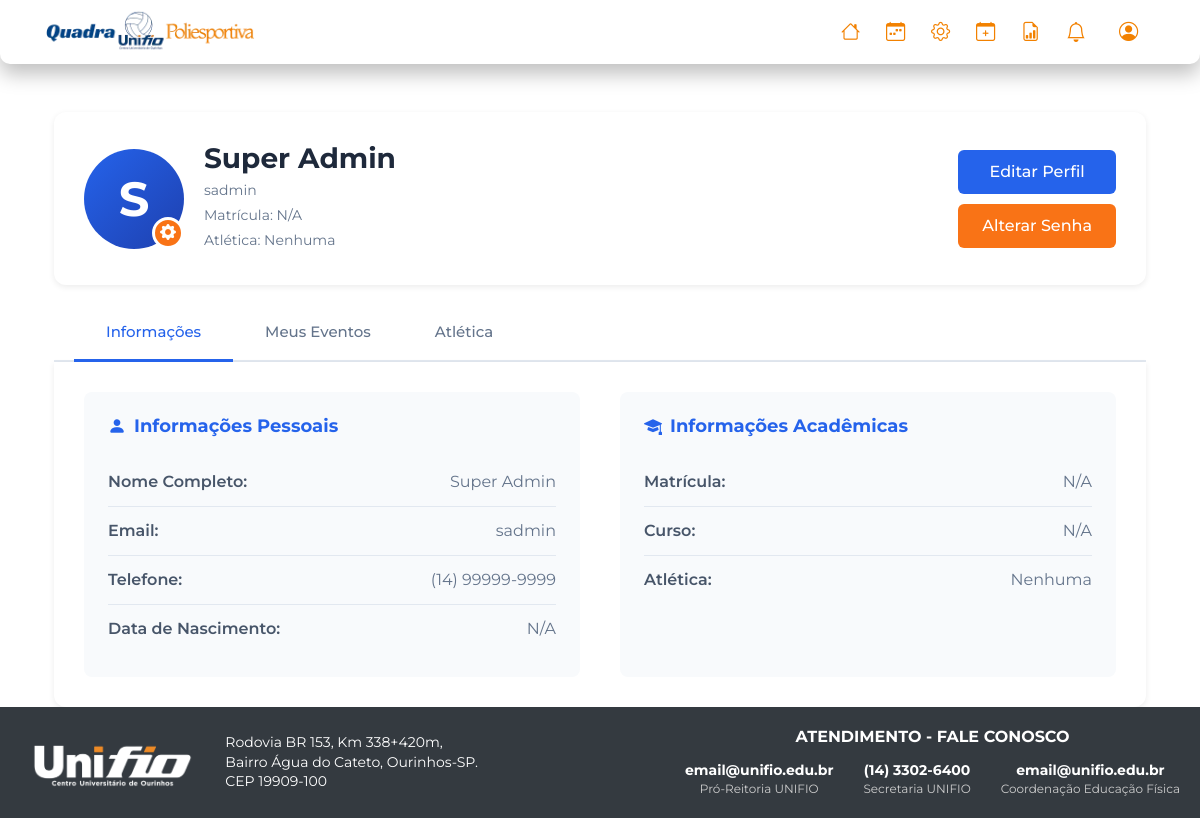
The app's page /perfil (signed in) with its own data.
### tables this page shows
CREATE TABLE `usuarios` (
  `id` int NOT NULL,
  `nome` varchar(255) NOT NULL,
  `email` varchar(255) NOT NULL,
  `senha` varchar(255) NOT NULL,
  `ra` varchar(20) DEFAULT NULL,
  `data_nascimento` date DEFAULT NULL,
  `telefone` varchar(20) DEFAULT NULL,
  `curso_id` int DEFAULT NULL,
  `role` enum('usuario','admin','superadmin') NOT NULL DEFAULT 'usuario',
  `atletica_id` int DEFAULT NULL,
  `tipo_usuario_detalhado` enum('Membro das Atleticas','Professor','Aluno','Comunidade Externa') DEFAULT NULL,
  `is_coordenador` tinyint(1) NOT NULL DEFAULT '0',
  `atletica_join_status` enum('none','pendente','aprovado') NOT NULL DEFAULT 'none',
  `login_code` varchar(6) DEFAULT NULL,
  `login_code_expires` datetime DEFAULT NULL,
  `reset_token` varchar(255) DEFAULT NULL,
  `reset_token_expires` datetime DEFAULT NULL  
);

### views/usuario/perfil.view.php (the view, shortened to what the rows shown need)
<head>
    <link rel="stylesheet" href="/css/usuario.css">
</head>
<div class="container mt-4">
    <div class="profile-header-card">
        <div class="profile-header-left">
            <div class="profile-avatar">
                <?php
                    $iniciais = '';
                    $nome_completo = $user['nome'] ?? '';
                    $partes_nome = explode(' ', trim($nome_completo));
                    if (count($partes_nome) > 0) {
                        $iniciais = strtoupper(substr($partes_nome[0], 0, 1));
                    }
                    echo htmlspecialchars($iniciais);
                ?>
                <div class="profile-avatar-badge">
                    <i class="bi bi-gear-fill"></i>
                </div>
            </div>
            <div class="profile-info">
                <h2><?php echo htmlspecialchars($user['nome'] ?? ''); ?></h2>
                <p><?php echo htmlspecialchars($user['email'] ?? ''); ?></p>
                <p>Matrícula: <?php echo htmlspecialchars($user['ra'] ?? 'N/A'); ?></p>
                <p>Atlética: <?php echo htmlspecialchars($atletica_info['nome'] ?? 'Nenhuma'); ?></p>
            </div>
        </div>
        <div class="profile-header-buttons">
            <button class="btn-edit-profile" onclick="">Editar Perfil</button>
            <button class="btn-change-password" onclick="openPasswordModal()">Alterar Senha</button>
        </div>
    </div>
    <div class="profile-tabs">
        <button class="profile-tab active" onclick="openTab('informacoes')">Informações</button>
        <button class="profile-tab" onclick="openTab('meus-eventos')">Meus Eventos</button>
        <button class="profile-tab" onclick="openTab('atletica')">Atlética</button>
    </div>
    <div id="informacoes" class="profile-tab-content active">
        <div class="info-section">
            <div class="info-card">
                <h3><i class="bi bi-person-fill"></i> Informações Pessoais</h3>
                <div class="info-item">
                    <span class="info-label">Nome Completo:</span>
                    <span class="info-value"><?php echo htmlspecialchars($user['nome'] ?? ''); ?></span>
                </div>
                <div class="info-item">
                    <span class="info-label">Email:</span>
                    <span class="info-value"><?php echo htmlspecialchars($user['email'] ?? ''); ?></span>
                </div>
                <div class="info-item">
                    <span class="info-label">Telefone:</span>
                    <span class="info-value"><?php echo htmlspecialchars($user['telefone'] ?? '(14) 99999-9999'); ?></span>
                </div>
                <div class="info-item">
                    <span class="info-label">Data de Nascimento:</span>
                    <span class="info-value"><?php echo !empty($user['data_nascimento']) ? date('d/m/Y', strtotime($user['data_nascimento'])) : 'N/A'; ?></span>
                </div>
            </div>
            <div class="info-card">
                <h3><i class="bi bi-mortarboard-fill"></i> Informações Acadêmicas</h3>
                <div class="info-item">
                    <span class="info-label">Matrícula:</span>
                    <span class="info-value"><?php echo htmlspecialchars($user['ra'] ?? 'N/A'); ?></span>
                </div>
                <div class="info-item">
                    <span class="info-label">Curso:</span>
                    <span class="info-value"><?php
                        if (!empty($user['curso_id']) && isset($cursos)) {
                            foreach ($cursos as $curso) {
                                if ($user['curso_id'] == $curso['id']) {
                                    echo htmlspecialchars($curso['nome']);
                                    break;
                                }
                            }
                        } else {
                            echo 'N/A';
                        }
                    ?></span>
                </div>
                <div class="info-item">
                    <span class="info-label">Atlética:</span>
                    <span class="info-value"><?php echo htmlspecialchars($atletica_info['nome'] ?? 'Nenhuma'); ?></span>
                </div>
            </div>
        </div>
    </div>
</div>

### src/Core/Router.php (shortened to what the rows shown need)
<?php
class Router
{
    protected static array $routes = [];
    public static function get(string $uri, string $action): void
    {
        self::$routes['GET'][$uri] = $action;
    }
    public static function post(string $uri, string $action): void
    {
        self::$routes['POST'][$uri] = $action;
    }
    protected static function extractParams(string $pattern, string $uri): ?array
    {
        $pattern = str_replace('/', '\/', $pattern);
        $pattern = preg_replace('/:([^\/]+)/', '(?P<\1>[^\/]+)', $pattern);
        $pattern = '/^' . $pattern . '$/';
        if (preg_match($pattern, $uri, $matches)) {
            array_shift($matches);
            return array_filter($matches, 'is_string', ARRAY_FILTER_USE_KEY);
        }
        return null;
    }
    public static function dispatch(string $uri, string $method): void
    {
        foreach (self::$routes[$method] as $route => $action) {
            $params = self::extractParams($route, $uri);
            if ($params !== null) {
                [$controllerName, $methodName] = explode('@', $action);
                $controllerClass = "Application\\Controller\\" . $controllerName;
                if (class_exists($controllerClass)) {
                    $controllerInstance = new $controllerClass();
                    if (method_exists($controllerInstance, $methodName)) {
                        call_user_func_array([$controllerInstance, $methodName], array_values($params));
                        return;
                    }
                }
            }
        }
        throw new \Exception("Rota não encontrada: [{$method}] {$uri}");
    }
}

### views/_partials/header.php (shortened to what the rows shown need)
<!DOCTYPE html>
<html lang="pt-BR">
<head>
    <link href="https://cdn.jsdelivr.net/npm/bootstrap@5.3.3/dist/css/bootstrap.min.css" rel="stylesheet">
    <link rel="stylesheet" href="https://cdn.jsdelivr.net/npm/bootstrap-icons@1.11.3/font/bootstrap-icons.min.css">
    <link rel="stylesheet" href="/css/header.css">
    <link rel="stylesheet" href="/css/default.css">
    <link rel="stylesheet" href="/css/calendar.css">
    <link rel="stylesheet" href="/css/notifications.css">
    <link rel="stylesheet" href="/css/event-popup.css">
</head>
<?php if (isset($isAuthPage) && $isAuthPage): ?>
<body class="auth-body">
<div class="auth-background"></div>
<main class="auth-container">
<?php else: ?>
<body class="d-flex flex-column min-vh-100">
<nav class="navbar navbar-expand-lg navbar-light bg-white p-1">
    <div class="container d-flex justify-content-between align-items-center">
        <div class="header-left">
            <a class="navbar-brand" href="/">
                <img src="/img/logo-quadra.webp" alt="Logo Quadra" class="logo-header">
            </a>
        </div>
        <div class="header-right d-flex align-items-center">
            <div class="collapse navbar-collapse" id="navbarNav">
                <ul class="navbar-nav ms-auto">
                    <?php if (Auth::check()): ?>
                            <li class="nav-item"><a class="nav-link" href="/dashboard"><i class="bi bi-house"></i> <span>Meu Painel</span></a></li>
                            <li class="nav-item"><a class="nav-link" href="/agenda"><i class="bi bi-calendar-week"></i> <span>Agenda</span></a></li>
                            <?php if (Auth::role() === 'superadmin'): ?>
                                <li class="nav-item"><a class="nav-link" href="/superadmin/dashboard"><i class="bi bi-gear"></i> <span>Painel Admin</span></a></li>
                                <li class="nav-item"><a class="nav-link" href="/agendar-evento"><i class="bi bi-calendar-plus"></i> <span>Agendar Event.</span></a></li>
                                <li class="nav-item"><a class="nav-link" href="/superadmin/relatorios"><i class="bi bi-file-earmark-bar-graph"></i> <span>Relatórios</span></a></li>
                            <?php elseif (Auth::role() === 'admin'): ?>
                                <li class="nav-item"><a class="nav-link" href="/admin/atletica/dashboard"><i class="bi bi-trophy"></i> <span>Painel Atlética</span></a></li>
                                <li class="nav-item"><a class="nav-link" href="/agendar-evento"><i class="bi bi-calendar-plus"></i> <span>Agendar Event.</span></a></li>
                            <?php endif; ?>
                        <li class="nav-item dropdown me-2 notifications">
                           <a class="nav-link" href="#" id="notification-bell">
                            <i class="bi bi-bell fs-5"></i>
                            </a>
                        </li>
                        <li class="nav-item dropdown">
                            <a class="nav-link dropdown-toggle" href="#" role="button" data-bs-toggle="dropdown">
                                <i class="bi bi-person-circle"></i>
                            </a>
                        </li>
                    <?php else: ?>
                        <li class="nav-item"><a class="nav-link" href="/login"><span>Login</span></a></li>
                        <li class="nav-item"><a class="nav-link" href="/registro"><span>Registrar</span></a></li>
                    <?php endif; ?>
                </ul>
            </div>
        </div>
    </div>
</nav>
<main class="container mt-4 flex-grow-1">
<?php endif; ?>

### views/_partials/footer.php (shortened to what the rows shown need)
</main>
<footer class="unifio-footer <?php echo (isset($isAuthPage) && $isAuthPage) ? 'unifio-footer-auth' : 'mt-auto'; ?>">
    <div class="unifio-footer-container">
        <div class="unifio-footer-left">
            <img src="/img/logo-unifio-branco.webp" alt="Logo UNIFIO" class="unifio-logo">
            <div class="unifio-address">
                <p>Rodovia BR 153, Km 338+420m,</p>
                <p>Bairro Água do Cateto, Ourinhos-SP.</p>
                <p>CEP 19909-100</p>
            </div>
        </div>
        <div class="unifio-footer-right">
            <h5>ATENDIMENTO - FALE CONOSCO</h5>
            <div class="unifio-contact-info">
                <div class="unifio-contact-item">
                    <p><a href="mailto:email@unifio.edu.br" class="footer-link">email@unifio.edu.br</a></p>
                    <p>Pró-Reitoria UNIFIO</p>
                </div>
                <div class="unifio-contact-item">
                    <p><a href="https://wa.me/551433026400" class="footer-link" target="_blank">(14) 3302-6400</a></p>
                    <p>Secretaria UNIFIO</p>
                </div>
                <div class="unifio-contact-item">
                    <p><a href="mailto:email@unifio.edu.br" class="footer-link">email@unifio.edu.br</a></p>
                    <p>Coordenação Educação Física</p>
                </div>
            </div>
        </div>
    </div>
</footer>
</body>
</html>

### records on screen
usuarios: nome "S", nome "Super Admin", email "sadmin", ra "N/A", telefone "(14) 99999-9999"
